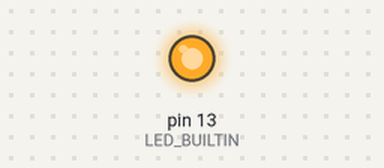
Bench run of a sketch on a simulated Arduino Uno, built with avr-gcc and run on an emulated ATmega328P. Parts: output pins drawn as LEDs (lit = HIGH).

Above: at 0.2 s.
At 20.5 s:
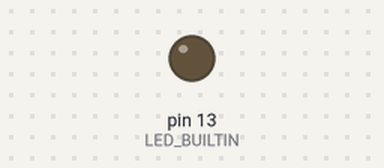
Timing chart, 0 to 21.5 s (numbered marks = the images above):
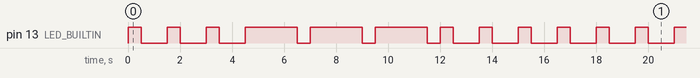

The sketch:

BLINKSOS.ino
```cpp
void setup()
{


  pinMode(LED_BUILTIN, OUTPUT);


}

void morse()
{

  //morse code for 's'- three short blinks

  digitalWrite(LED_BUILTIN, HIGH);   // turn the LED on (HIGH is the voltage level)
  delay(500);                       // wait for a half second

  digitalWrite(LED_BUILTIN, LOW);    // turn the LED off by making the voltage LOW
  delay(1000);                       // wait for a second

  digitalWrite(LED_BUILTIN, HIGH);   // turn the LED on (HIGH is the voltage level)
  delay(500);                       // wait for a half second

  digitalWrite(LED_BUILTIN, LOW);    // turn the LED off by making the voltage LOW
  delay(1000);                       // wait for a second

  digitalWrite(LED_BUILTIN, HIGH);   // turn the LED on (HIGH is the voltage level)
  delay(500);                       // wait for a half second

  digitalWrite(LED_BUILTIN, LOW);    // turn the LED off by making the voltage LOW
  delay(1000);                       // wait for a second

   //morse code for 'O'- that is three long blinks

  digitalWrite(LED_BUILTIN, HIGH);   // turn the LED on (HIGH is the voltage level)
  delay(2000);                       // wait for two second

  digitalWrite(LED_BUILTIN, LOW);    // turn the LED off by making the voltage LOW
  delay(500);                       // wait for half second

  digitalWrite(LED_BUILTIN, HIGH);   // turn the LED on (HIGH is the voltage level)
  delay(2000);                       // wait for two  seconds

  digitalWrite(LED_BUILTIN, LOW);    // turn the LED off by making the voltage LOW
  delay(500);                       // wait for a half second

  digitalWrite(LED_BUILTIN, HIGH);   // turn the LED on (HIGH is the voltage level)
  delay(2000);                       // wait for two seconds

   digitalWrite(LED_BUILTIN, LOW);    // turn the LED off by making the voltage LOW
  delay(500);                          //wait for a half second


  //morse code for 'S'- three short blinks

  digitalWrite(LED_BUILTIN, HIGH);   // turn the LED on (HIGH is the voltage level)
  delay(500);                       // wait for a half second

  digitalWrite(LED_BUILTIN, LOW);    // turn the LED off by making the voltage LOW
  delay(1000);                       // wait for a second

   digitalWrite(LED_BUILTIN, HIGH);   // turn the LED on (HIGH is the voltage level)
  delay(500);                       // wait for a second

  digitalWrite(LED_BUILTIN, LOW);    // turn the LED off by making the voltage LOW
  delay(1000);                       // wait for a second

  digitalWrite(LED_BUILTIN, HIGH);   // turn the LED on (HIGH is the voltage level)
  delay(500);                       // wait for a second

  digitalWrite(LED_BUILTIN, LOW);    // turn the LED off by making the voltage LOW
  delay(1000);


}
void loop()
{

 morse();


}
```

Measured:
- by itself, pin 13 (LED_BUILTIN): repeats every 16.5 s: 2 × (LOW 1.0 s, HIGH 0.50 s), LOW 1.0 s, 3 × (HIGH 2.0 s, LOW 0.50 s), 3 × (HIGH 0.50 s, LOW 1.0 s), HIGH 0.50 s
- by itself, everything shown: repeats every 16.5 s, in 18 steps
